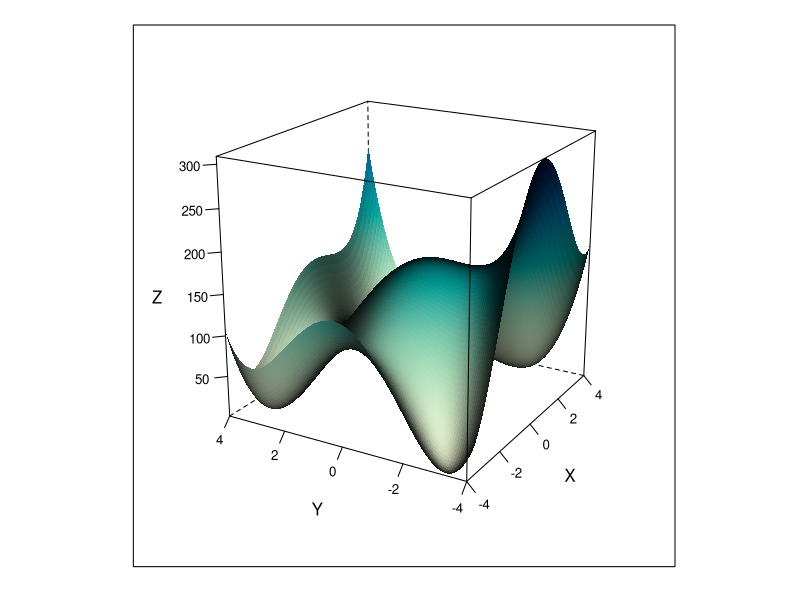
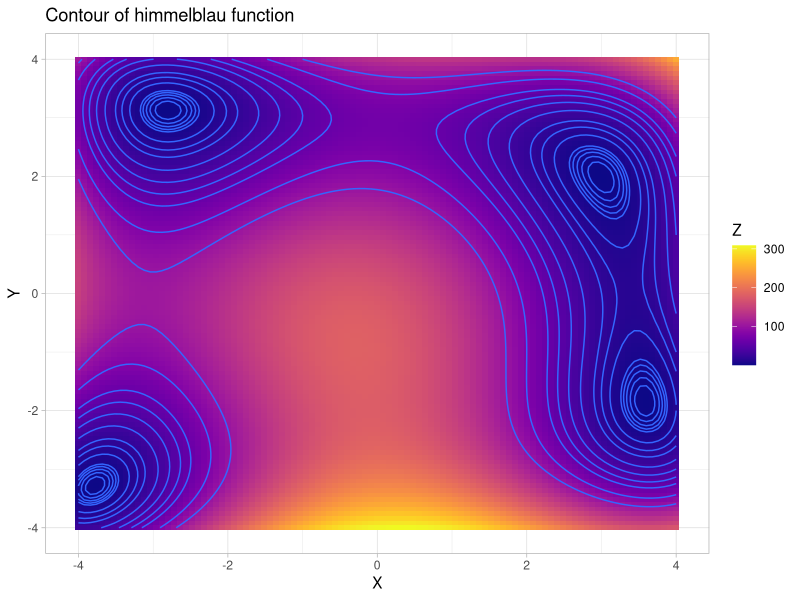
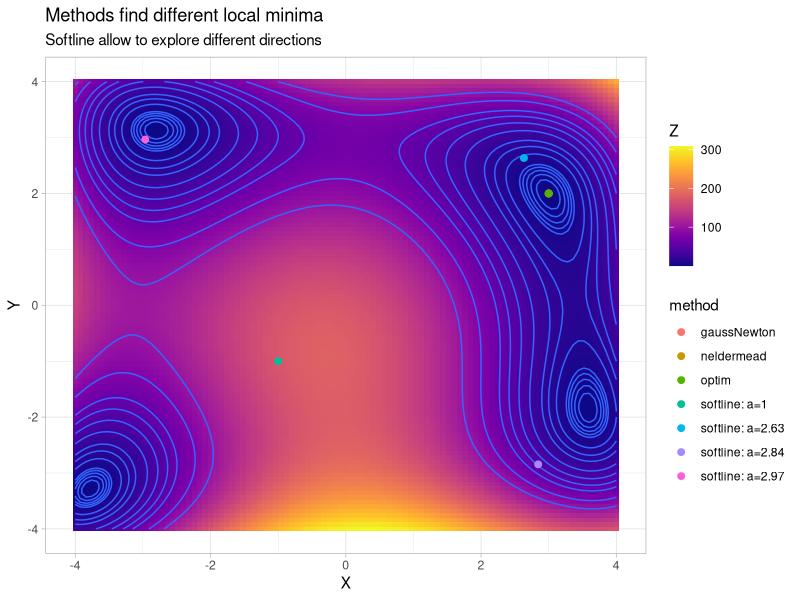

Write R code to recreate these figures, in order.
# HW9: Optimizing Himmelblau’s function
#
# In this exercise, we will use different optimization methods to optimize
# Himmelblau’s function, which is a benchmark optimization function commonly used.
# Himmelblau’s function is defined as follows:
#    f(x,y) = (x^2 + y −11)^2 + (x + y^2 −7)^2
#
# 1. Create a function `himmelblau_helper <- function(x, y)` that takes as input 
#    two scalars `x` and `y` and returns the calculated function value given by 
#    `f(x,y) = (x^2 + y −11)^2 + (x + y^2 −7)^2`.
#    Example : `himmelblau_helper(3, 4) = 148`. 
#    Then, create Himmelblau’s function `himmelblau <- function(para)` that takes a
#    vector `para` of size 2 as argument and return the calculated function value 
#    given by `himmelblau(para) = himmelblau_helper(para[1], para[2])`.
#    Example : `himmelblau(c(3, 4)) = 148`. 
#    This will help us deal with data frames later.
## Do not modify this line!
himmelblau_helper <- function(x, y){
  (x^2 + y-11)^2 + (x + y^2-7)^2
}
himmelblau <- function(para) himmelblau_helper(para[1], para[2])
# 2. Load packages `lattice` and `tidyverse`.
#    Our goal is to visualize the Himmelblau's function in the 
#    two dimensional domain [-4, 4] x [-4, 4].
#    To do that, create a tibble `xy` using:
#      - `crossing()` to create tibble `xy`, inside which create column
#        `x` using `seq()` to generate a vector from -4 to 4 with `length` 
#        set to `101` and `y` using `seq()` to generate a vector from `-4` to `4`
#        with `length` set to `101` as well.
#      - `mutate()` to create column `fnxy` calculated by `himmelblau_helper`.
#    `xy` should look like:
#    # A tibble: 10,201 x 3
#    x     y  fnxy
#    <dbl> <dbl> <dbl>
#    1    -4 -4    26   
#    2    -4 -3.92 20.2 
#    3    -4 -3.84 15.4 
#    4    -4 -3.76 11.4 
#    5    -4 -3.68  8.21
#    6    -4 -3.6   5.80
#    7    -4 -3.52  4.12
#    8    -4 -3.44  3.13
#    9    -4 -3.36  2.77
#    10    -4 -3.28  3.02
#    # … with 10,191 more rows
## Do not modify this line!
library(lattice)
library(tidyverse)
xy <- crossing(x=seq(-4,4,length.out = 101),y=seq(-4,4,length.out = 101))%>%
  mutate(fnxy=himmelblau_helper(x,y))
xy

# 3. Use `wireframe` to draw 3D plot of the function. You can 
#    set the following arguments :
#      - the first argument should be set to `fnxy ~ x * y`
#      - set `data` to `xy`.
#      - set `shade` to be `True`.
#      - set `scales` to be `list(arrows = FALSE)`, this will allow the axis
#        labels show up.
#      - set `screen` to be `list(z=-300, x=-70, y=0)` to set the plot size.
#      - set `xlab` to 'X', `ylab` to 'Y' and `zlab`='Z'.
#    Save the plot to `himmelblau_plot`.
#    We can see the function is decreasing around the four corners of the 
#    4 x 4 square.
## Do not modify this line!
himmelblau_plot <- wireframe(fnxy~x*y,data = xy,shade=T,scales=list(arrows = FALSE),
                             screen=list(z=-300, x=-70, y=0),xlab='X',ylab="Y",zlab="Z")
himmelblau_plot

# 4. Then, we can draw the contour plot of Himmelblau's function.
#    To do that, you can use:
#      - `ggplot()` to initialize plot object over `xy` and set mapping to be
#        `aes(x = x, y = y, z = fnxy)`
#      - `geom_tile()` with `mapping` set to `aes(fill = fnxy)`.
#      - change the color of the contour by adding `scale_fill_viridis`
#        and set `options` to "plasma".
#      - `stat_contour()` to draw the contour plot, and set `breaks` to be
#        `c(0, 1, 2, 3, 4, 5, 10, 15, 20, 30, 40, 50, 60, 80, 100)`, which is
#         the value of each line.
#      - inside `labs`, set `x` to "X" and `y` to "Y", `fill` to "Z",
#        `title` to `"Contour of Himmelblau function"`.
#      - `theme_light()` for a light background
#    Save the generate plot to `contour`.
## Do not modify this line!
library(viridis)
contour <- ggplot(xy,aes(x=x,y=y,z=fnxy))+
  geom_tile(aes(fill=fnxy))+
  scale_fill_viridis(option = "plasma")+
  stat_contour(breaks=c(0, 1, 2, 3, 4, 5, 10, 15, 20, 30, 40, 50, 60, 80, 100))+
  labs(x="X",
       y = "Y",
       fill="Z",
       title = "Contour of himmelblau function")+
  theme_light()
contour

# 5. Load package `pracma`.
#    We will now use four different optimization methods to find the minima of
#    the Himmelblau's function inside the area [-4, 4] x [-4, 4].
#    Initialize the start point `x0` to be `c(0, 0)`.
#    Firstly, we will try `gaussNewton`. It solves system of equations applying
#    the Gauss-Newton's method. It is especially designed for minimizing a
#    sum-of-squares of functions and can be used to find a common zero of
#    several function. To use `gaussNewton`, simply call `gaussNewton()` and
#    feed `x0` and our objective function `himmelblau` into it. Save the returned
#    element `xs` to `gaussNewton_minima` as our first minima.
## Do not modify this line!
library(pracma)
x0 <- c(0,0)
gaussNewton_minima <- gaussNewton(x0,himmelblau)$xs

# 6. Load package `nloptr`.
#    We will now try `neldermead` method in package `nloptr`. It provides
#    explicit support for bound constraints. Whenever a new point would lie outside
#    the bound constraints the point is moved back exactly onto the constraint.
#    To use Nelder-Mead algorithm, simply call `neldermead()` and set `x0` and
#    `himmelblau` as first two arguments, and set `lower` to be `c(-4, -4)` and
#    `upper` to be `c(4, 4)`. Save the returned element to
#    `neldermead_minima` as our second minima.
## Do not modify this line!
library(nloptr)
neldermead_minima <- neldermead(x0,himmelblau,lower = c(-4,-4),upper = c(4,4))$par


# 7. Next, we will try `softline` method in package `pracma`. It is an inexact 
#    line search algorithm that are used to find the most appropriate step size. 
#    To use `softline()`, we feed `x0` as first argument, and a vector `d0` 
#    representing the direction that we want to minimize. As we start from 
#    original point, we want to explore four directions:
#    `(1, 1)`, `(-1, 1)`, `(-1, -1)` and  `(1, -1)`.
#    Use `softline` to get the optimal solutions for different directions.
#    To do that, you can use:
#      - `crossing()` to generate a tibble consisting of combination of 
#        `x = c(1, -1)` and `y = c(1, -1)`.
#      - `mutate()` to generate column `d0` which represents the direction
#        we want to take, column `a` to represent the calculated gradient,
#        `optimum` to represent the calculated minima and `method` to
#        represent the direction used.
#        To be specific:
#        - use `map2(x, y, c)` to concatenate the column `x` and `y` to create
#          `d0`.
#        - use `map_dbl()` to conduct `softline()` optimization on each
#          `d0` with `x0` over `himmelblau` and create `a`.
#        - use `map2()` to calculate the predicted minima from `d0` and 
#          `a` using the formula: minima = x0 + a * d0 and save it into column
#          `optimum`.
#        - use `paste0s("softline:a=")` to generate method name concatenated with
#          `a` with `round()` to 2 digits.
#    Save the result to `softline_dir` and it should print to:
#    # A tibble: 4 x 6
#    x     y      d0         a    optimum   method          
#    <dbl> <dbl> <list>    <dbl> <list>    <chr>           
#    1    -1    -1 <dbl [2]>  1    <dbl [2]> softline: a=1   
#    2    -1     1 <dbl [2]>  2.97 <dbl [2]> softline: a=2.97
#    3     1    -1 <dbl [2]>  2.84 <dbl [2]> softline: a=2.84
#    4     1     1 <dbl [2]>  2.63 <dbl [2]> softline: a=2.63
#    We should get a sense that this method may not be as powerful as others since
#    it just select the step size of moving direction.
## Do not modify this line!
softline_dir <- crossing(x=c(1,-1),y=c(1,-1))%>%
  mutate(d0 = map2(x, y, c))%>%
  mutate(a = map_dbl(d0,softline,x0=x0,f=himmelblau))%>%
  mutate(optimum = map2(d0,a,function(x,y) x0+x*y),
         method = paste0("softline: a=",round(a,digits = 2)))
softline_dir

# 8. Next we will use `optim()` function with initial parameter `x0` and `method`
#    `L-BFGS-B`. Save the returned element `par` as `optim_minima`.
## Do not modify this line!

optim_minima <- optim(x0,himmelblau,method = "L-BFGS-B")$par

# 9. Summarize the above optimization results into a tibble by doing the following:
#     - use `tribble()`, inside which we set two columns to be `~optimum`, and
#       `~method` and then assign the corresponding minima with its method:
#       `gaussNewton_minima` to `"gaussNewton"`, `neldermead_minima` to `"neldermead"`,
#       and `optim_minima` to `"optim"`.
#     - use `bind_rows()` to concatenate the `method` and `optimum` columns,
#       using `dplyr::select()` to select the two columns from `softline_dir`.
#     - use `mutate()` to convert `optimum` columnn to tibbles using `map()` 
#       to apply `enframe` to all the elements in `optimum`.
#     - separate each element in `optimum` to two columns using `unnest()` 
#       before creating two columns containing `value` for each `name` using `spread()`.
#     - `rename()` column `1` to `x` and column `2` to `y`.
#     - use `mutate()` to calculate himmelblau function value column `fnxy` 
#       using `himmelblau_helper`on `x` and `y`.
#    Save the result to `pts`.
#    `pts` should look like:
#     # A tibble: 7 x 4
#     method          x     y     fnxy
#     <chr>       <dbl> <dbl>    <dbl>
#     1 gaussNewton  3.00  2.00 2.10e- 6
#     2 neldermead   3.00  2.00 1.41e-11
#     3 optim        3.00  2.00 1.46e-12
#     # … with 4 more rows
#     (Notice that here, the first rows of x and y actually have slightly different
#     values but when printed, they are rounded to `2.00` and `3.00`)
## Do not modify this line!
pts <- tribble(~method, ~optimum,
               "gaussNewton", gaussNewton_minima,
               "neldermead", neldermead_minima,
               "optim", optim_minima)%>%
  bind_rows(select(softline_dir,method,optimum))%>%
  mutate(optimum = map(optimum,enframe))%>%
  unnest(optimum)%>%
  spread(name,value)%>%
  rename('x'=`1`,'y'=`2`)%>%
  mutate(fnxy = map2(x,y, function(x,y) himmelblau(c(x,y))))%>%
  unnest(fnxy)
  
pts

# 10. Add the minima found by each method on top of `contour`.
#     To do that, you can use :
#     - `geom_point()` with data set to `pts`, `mapping` as
#     `aes(color=method)` and `size` set to 2.
#     - `labs()`, setting `title` to `"Methods find different local minima"` 
#       and `subtitle` to `"Softline allow to explore different directions"`.
#     - `theme_light()` to set light background.
#     Save the plot to `compare_plot`.
#     We can see that `gaussNewton`, `neldemead` and `optim` can converge to a good
#     local minima in the upper right corner while the `softline` converge worse 
#     compared to them. However, `softline` can be useful if we want to implement
#     gradient descent in helping us find suitable step size in each step, so that 
#     we can search for the best direction while optimizing how much we want to step 
#     in that direction.
## Do not modify this line!
compare_plot <-contour+
  geom_point(data = pts,aes(color=method),size=2)+
  labs(title = "Methods find different local minima",
       subtitle = "Softline allow to explore different directions")+
  theme_light()
compare_plot


